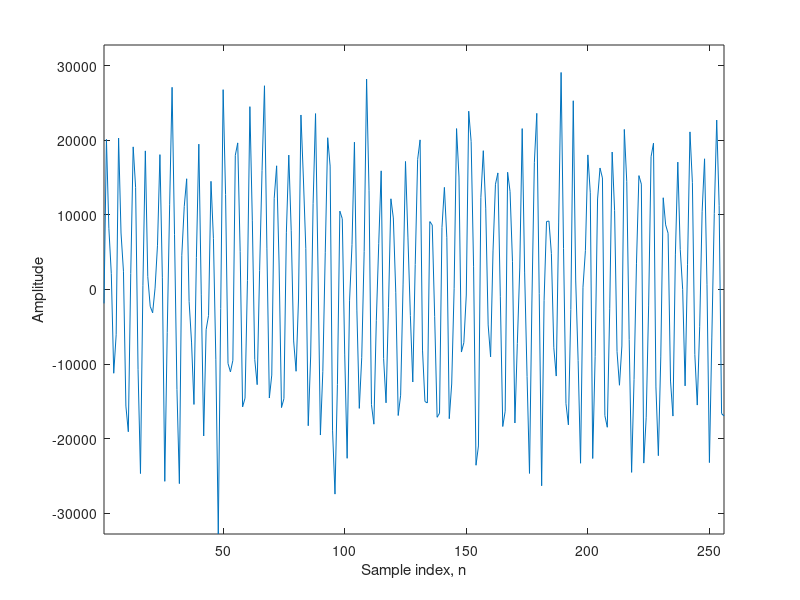

This figure's MATLAB source:
%
% example3_13 - Ggenerate the sinewave at 1500 Hz
%               corrupted by white noise
%

% For the book "Real Time Digital Signal Processing: 
%               Fundamentals, Implementation and Application, 3rd Ed"
%               By Sen M. Kuo, Bob H. Lee, and Wenshun Tian
%               Publisher: John Wiley and Sons, Ltd

Fs = 8000;      % Sampling rate
Ts = 1/Fs;      % Total samples
F = 1500;       % Sinewave frequency
sinewave = sin(2*pi*F*(0:Ts:1));              % Generate sinewave
noise = sqrt(0.1).*randn(1,length(0:Ts:1));   % var = 0.1
xn = sinewave+noise;             % Combine sinewave with noise
in = xn(1:256);                  % Using first 256 samples only
xn_int = round(32768*in./max(abs(in))); % Normalize to 16-bit integer
plot(xn_int); axis([1 256 -32768 32767]);
ylabel('Amplitude'); xlabel('Sample index, n');
fid = fopen('xn_int.dat','w');   % Save signal to xn_int.dat
fprintf(fid,'%4.0f\n',xn_int);   % Save in integer format
fclose(fid);
